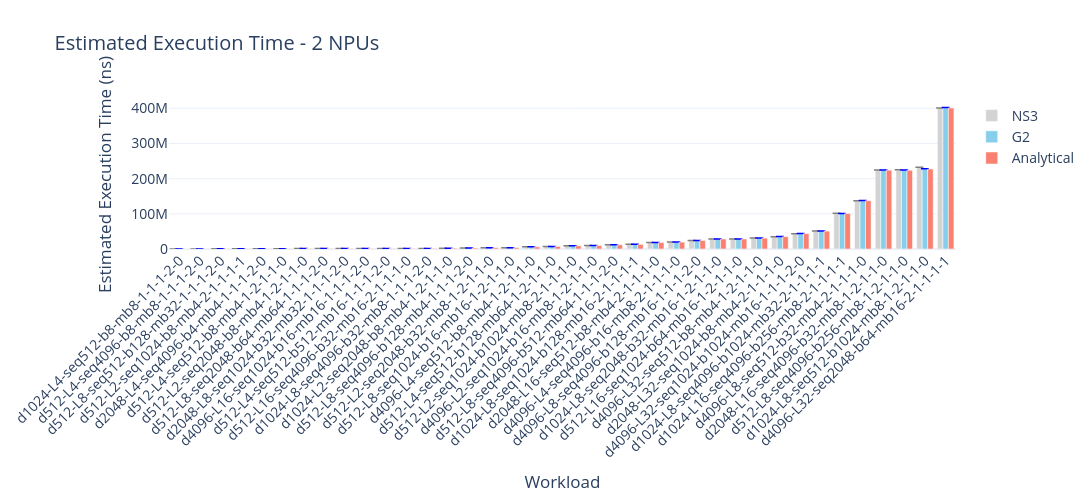
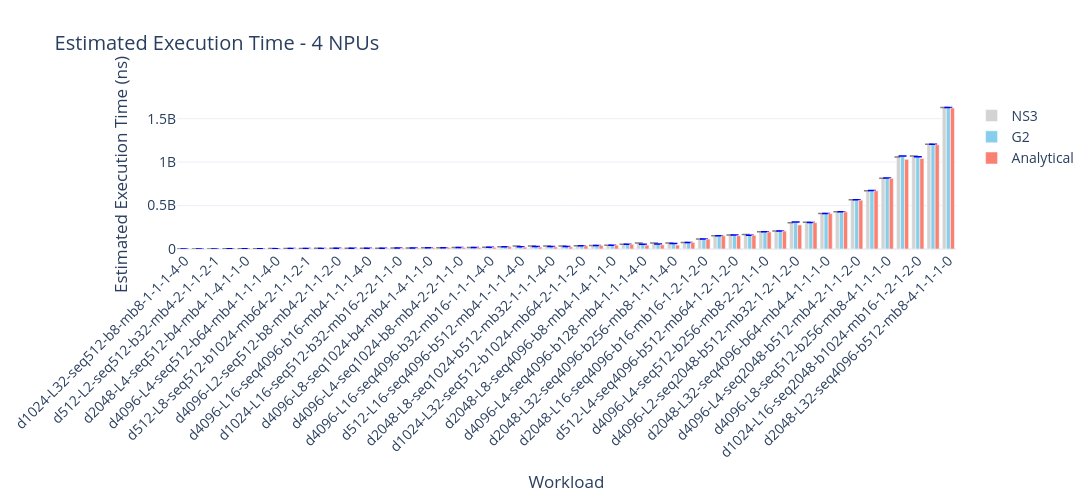
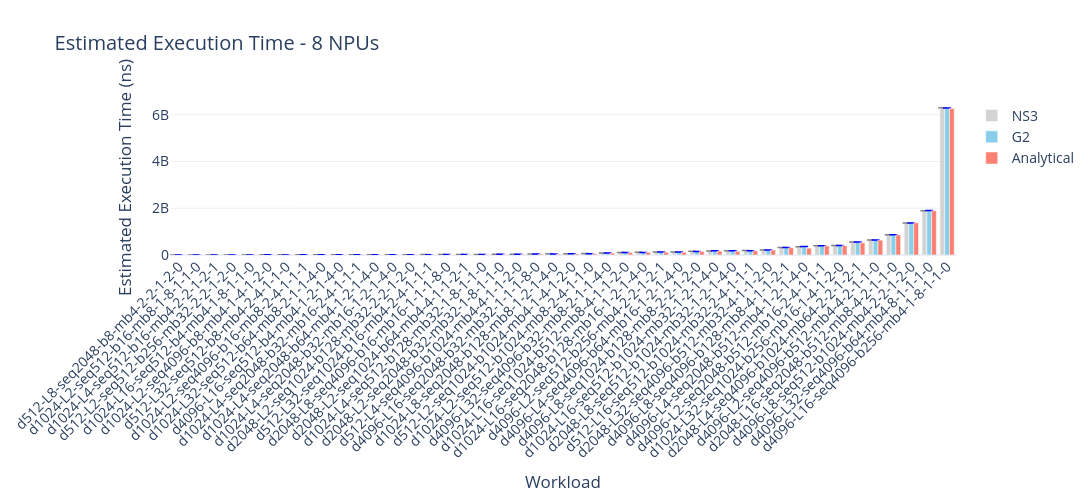
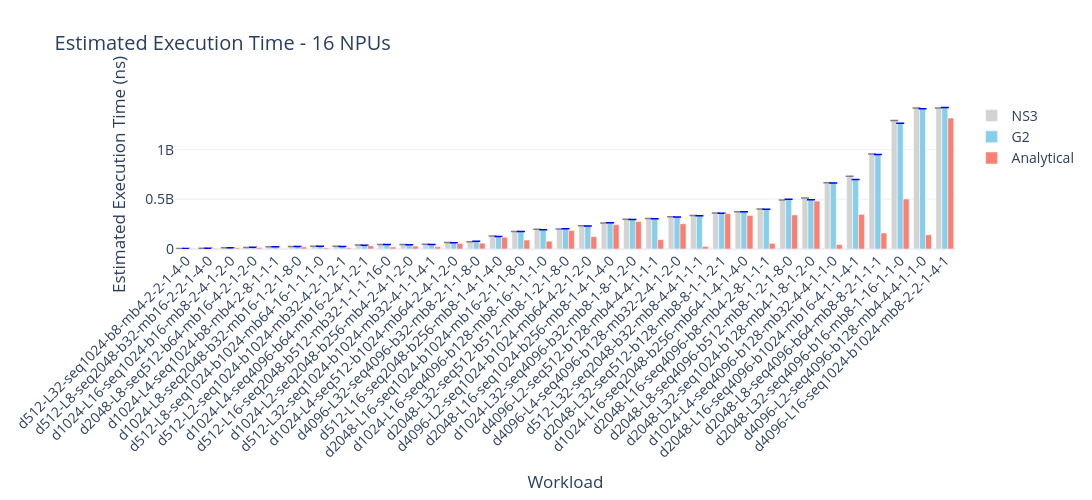

Notebook code for these charts, in order:
### Code cell
# --- Plot 1: Per-NPU-count absolute execution time comparison ---

for npu in sorted(df['npu_count'].unique()):
    ndf = df[df['npu_count'] == npu].sort_values('NS3_Est_Exec_Time_ns').reset_index(drop=True)
    if ndf.empty:
        continue

    fig = go.Figure()

    # NS3 bars with error bars
    ns3_err_minus = ndf['NS3_Est_Exec_Time_ns'] - ndf.get('NS3_Est_Exec_Time_ns_min', ndf['NS3_Est_Exec_Time_ns'])
    ns3_err_plus = ndf.get('NS3_Est_Exec_Time_ns_max', ndf['NS3_Est_Exec_Time_ns']) - ndf['NS3_Est_Exec_Time_ns']
    fig.add_trace(go.Bar(
        x=ndf['short_workload'], y=ndf['NS3_Est_Exec_Time_ns'],
        name='NS3', marker_color='lightgray',
        error_y=dict(type='data', symmetric=False, array=ns3_err_plus, arrayminus=ns3_err_minus,
                     color='gray', thickness=1.5, width=4)
    ))

    # G2 bars with error bars
    g2_err_minus = ndf['G2_Est_Exec_Time_ns'] - ndf.get('G2_Est_Exec_Time_ns_min', ndf['G2_Est_Exec_Time_ns'])
    g2_err_plus = ndf.get('G2_Est_Exec_Time_ns_max', ndf['G2_Est_Exec_Time_ns']) - ndf['G2_Est_Exec_Time_ns']
    fig.add_trace(go.Bar(
        x=ndf['short_workload'], y=ndf['G2_Est_Exec_Time_ns'],
        name='G2', marker_color='skyblue',
        error_y=dict(type='data', symmetric=False, array=g2_err_plus, arrayminus=g2_err_minus,
                     color='blue', thickness=1.5, width=4)
    ))

    fig.add_trace(go.Bar(
        x=ndf['short_workload'], y=ndf['Analytical_Est_Exec_Time_ns'],
        name='Analytical', marker_color='salmon'
    ))

    fig.update_layout(
        title=f'Estimated Execution Time - {npu} NPUs',
        xaxis_title='Workload', yaxis_title='Estimated Execution Time (ns)',
        barmode='group', xaxis_tickangle=-45,
        template='plotly_white', font=dict(size=14),
        height=500, width=max(800, len(ndf) * 120),
    )
    fig.show()
